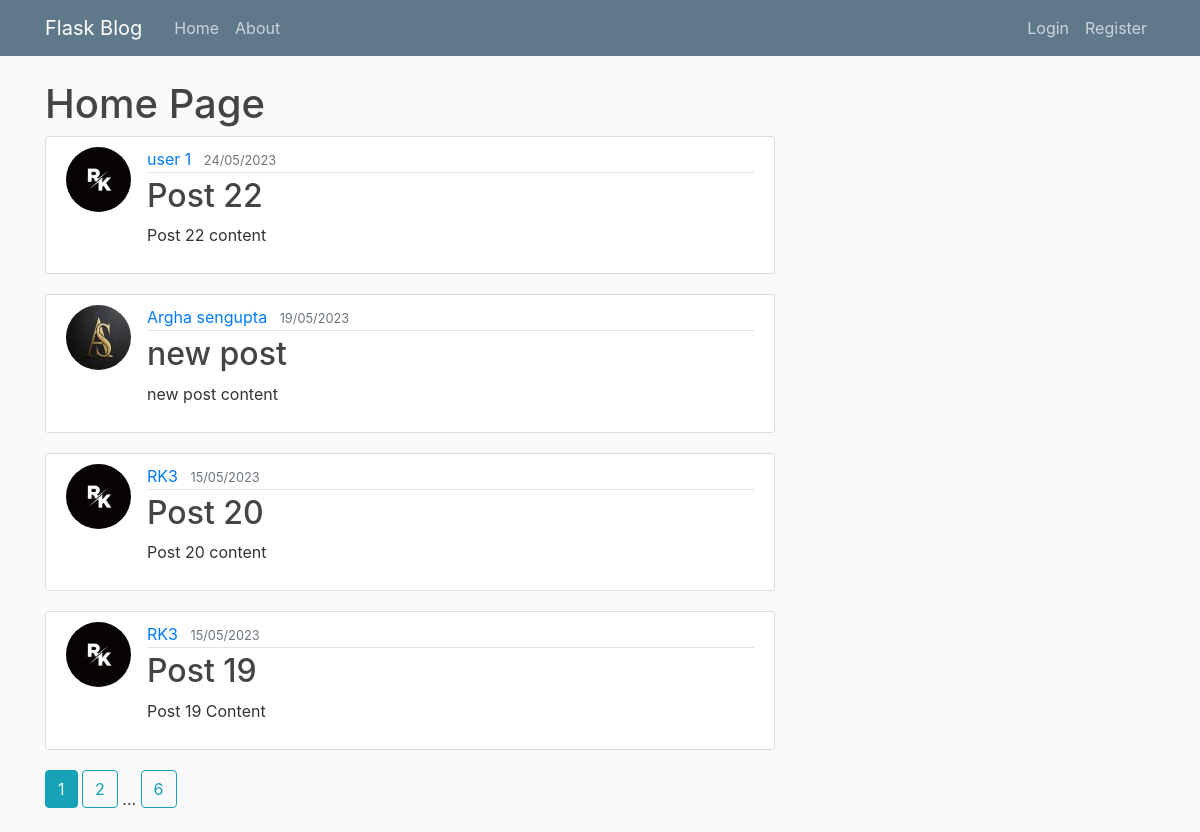
The page /home on the database its author committed.
### flaskblog/model.py (models this page shows, shortened)
class Post(db.Model):
    id = db.Column(db.Integer,primary_key = True)
    title = db.Column(db.String(100),nullable = False)
    date_posted = db.Column(db.DateTime,nullable = False,default = datetime.utcnow)
    content = db.Column(db.Text,nullable = False)
    user_id = db.Column(db.Integer,db.ForeignKey('user.id'),nullable = False)

class User(db.Model,UserMixin):
    id = db.Column(db.Integer,primary_key = True)
    firstname = db.Column(db.String(20),nullable = False)
    lastname = db.Column(db.String(20),nullable = False,default = "")
    username = db.Column(db.String(20),unique = True,nullable = False)
    email = db.Column(db.String(120),unique = True,nullable = False)
    image_file = db.Column(db.String(20),nullable = False, default = 'default.jpg')
    password = db.Column(db.String(60),nullable = False)
    posts = db.relationship("Post",backref = "author",lazy = True)

### flaskblog/routes.py (the view)
@app.route("/")
@app.route("/home")
def home():
    page = request.args.get('page',1,type=int)
    p = Post.query.order_by(Post.date_posted.desc()).paginate(per_page=4,page=page)
    return render_template("home.html",post=p)

### flaskblog/templates/home.html (shortened to what this page needs)
{% extends "layout.html" %}
{% block content %}
    <h1>Home Page</h1>
    {% for p in post.items %}
    <article class="media content-section">
        <img class="rounded-circle article-img" src="{{ url_for('static',filename = 'profile_pics/' + p.author.image_file) }}" alt="">
        <div class="media-body">
          <div class="article-metadata">
            <a class="mr-2" href="{{url_for('account',account_id = p.author.id)}}">{{ p.author.firstname }} {{p.author.lastname}}</a>
            <small class="text-muted">{{ p.date_posted.strftime("%d/%m/%Y") }}</small>
          </div>
          <h2><a class="article-title" href="{{ url_for('post', post_id = p.id) }}">{{ p.title }}</a></h2>
          <p class="article-content">{{ p.content }}</p>
        </div>
    </article>
    {% endfor %}
    {% for page_num in post.iter_pages(left_edge=1,right_edge=1,left_current=1,right_current = 1) %}
        {% if page_num %}
            {% if post.page == page_num %}
                <a class="btn btn-info mb-4" href="{{url_for('home',page=page_num)}}">{{page_num}}</a>
            {% else %}
                <a class="btn btn-outline-info mb-4" href="{{url_for('home',page=page_num)}}">{{page_num}}</a>
            {% endif %}
        {% else %}
            ...
        {% endif %}
    {% endfor %}
{% endblock content %}

### flaskblog/static/main.css (style rules this page uses)
body { background: #fafafa; color: #333333; margin-top: 5rem; }
h1, h2, h3, h4, h5, h6 { color: #444444; }
.content-section { background: #ffffff; padding: 10px 20px; border: 1px solid #dddddd; border-radius: 3px; margin-bottom: 20px; }
.article-title { color: #444444; }
.article-content { white-space: pre-line; }
.article-img { height: 65px; width: 65px; margin-right: 16px; }
.article-metadata { padding-bottom: 1px; margin-bottom: 4px; border-bottom: 1px solid #e3e3e3 }

### rows shown on the page
Post: image_file (placeholder picture), author.firstname "user", author.lastname "1", date_posted "24/05/2023", title "Post 22", content "Post 22 content"
Post: image_file (picture), author.firstname "Argha", author.lastname "sengupta", date_posted "19/05/2023", title "new post", content "new post content"
Post: image_file (placeholder picture), author.firstname "RK3", date_posted "15/05/2023", title "Post 20", content "Post 20 content"
Post: image_file (placeholder picture), author.firstname "RK3", date_posted "15/05/2023", title "Post 19", content "Post 19 Content"

### other values the page prints
{{ page_num }} "1"
{{ page_num }} "2" "6"
